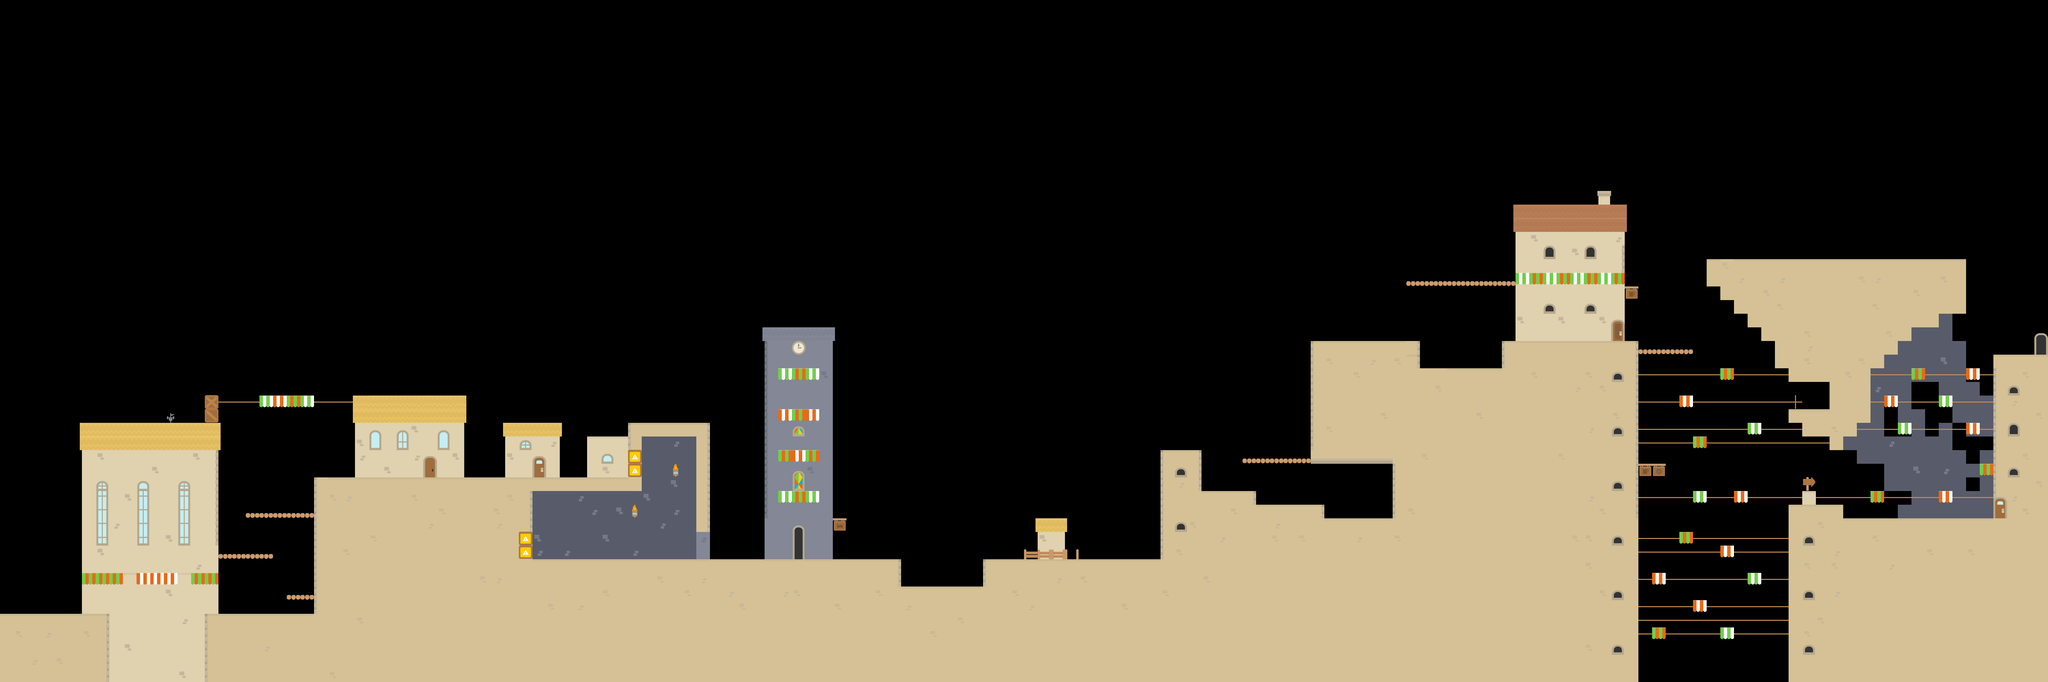

This is a level from a 2D game, rendered from its Tiled map with the project's own tilesets. A one-line summary and the map file follow, with tile-layer data summarised:
An orthogonal 150x50 tile map with 70x70 px tiles, 2 tile layers (Calque de Tile 1, Calque 2), 5 tilesets and 240 objects (81x sand,1, 54x obstacle, 39x platform, 23x spike, 6x fragile, ...).

<map version="1.0" tiledversion="1.1.1" orientation="orthogonal" renderorder="right-down" width="150" height="50" tilewidth="70" tileheight="70" infinite="0" nextobjectid="297">
 <tileset firstgid="1" source="metal plus.tsx" />
 <tileset firstgid="50" source="buildings sheet.tsx" />
 <tileset firstgid="148" source="bah on test.tsx" />
 <tileset firstgid="304" source="building 2.tsx" />
 <tileset firstgid="402" source="castle plus.tsx" />
 <layer name="Calque de Tile 1" width="150" height="50">
  <data>[7500 cells, 2396 non-empty, 36 distinct tile ids]</data>
 </layer>
 <layer name="Calque 2" width="150" height="50">
  <data>[7500 cells, 615 non-empty, 63 distinct tile ids]</data>
 </layer>
 <objectgroup name="obstacle">
  <object id="1" name="obstacle" x="0" y="3150" width="560" height="70" />
  <object id="3" name="moving" type="x,-4,8;15,2000,sand" x="630" y="3150" width="140" height="35" />
  <object id="4" name="obstacle" x="1050" y="3150" width="560" height="70" />
  <object id="5" name="obstacle" x="1610" y="2450" width="70" height="700" />
  <object id="6" name="obstacle" x="1050" y="2170" width="70" height="630" />
  <object id="7" name="platform" x="1120" y="2835" width="280" height="35" />
  <object id="8" name="platform" x="1470" y="3045" width="140" height="35" />
  <object id="9" name="platform" x="1260" y="2625" width="350" height="35" />
  <object id="10" name="obstacle" x="402.5" y="2170" width="735" height="140" />
  <object id="11" name="obstacle" x="1680" y="2450" width="1610" height="70" />
  <object id="12" name="obstacle" x="1802.5" y="2030" width="595" height="35" />
  <object id="13" name="platform" x="2572.5" y="2170" width="315" height="35" />
  <object id="14" name="platform" x="3010" y="2240" width="210" height="35" />
  <object id="15" name="obstacle" x="3220" y="2170" width="70" height="140" />
  <object id="16" name="obstacle" x="1330" y="2030" width="280" height="70" />
  <object id="17" name="launcher" type="l,2500" x="3220" y="2310" width="70" height="70" />
  <object id="19" name="launcher" type="l,2500" x="3220" y="2380" width="70" height="70" />
  <object id="21" name="obstacle" x="3290" y="2170" width="350" height="70" />
  <object id="23" name="obstacle" x="3920" y="1680" width="70" height="980" />
  <object id="24" name="obstacle" x="3570" y="2240" width="70" height="490" />
  <object id="26" name="moving" type="y,-4,32;39,1500,sand" x="3640" y="2240" width="140" height="35" />
  <object id="27" name="locked" type="yellow" x="3570" y="2800" width="70" height="70" />
  <object id="28" name="locked" type="yellow" x="3570" y="2730" width="70" height="70" />
  <object id="29" name="obstacle" x="2660" y="2870" width="1960" height="70" />
  <object id="30" name="obstacle" x="2660" y="2520" width="70" height="210" />
  <object id="32" name="obstacle" x="5040" y="2870" width="910" height="70" />
  <object id="33" name="fragile" x="4550" y="2520" width="70" height="70" />
  <object id="35" name="fragile" x="4480" y="2520" width="70" height="70" />
  <object id="36" name="fragile" x="4760" y="2520" width="70" height="70" />
  <object id="37" name="fragile" x="4830" y="2520" width="70" height="70" />
  <object id="38" name="fragile" x="5110" y="2520" width="70" height="70" />
  <object id="39" name="fragile" x="5040" y="2520" width="70" height="70" />
  <object id="40" name="platform" x="4270" y="2660" width="70" height="17.5" />
  <object id="41" name="platform" x="3990" y="2520" width="210" height="35" />
  <object id="42" name="platform" x="3990" y="2310" width="210" height="35" />
  <object id="43" name="platform" x="3990" y="2100" width="210" height="35" />
  <object id="44" name="platform" x="3990" y="1890" width="210" height="35" />
  <object id="45" name="obstacle" x="5040" y="2940" width="70" height="70" />
  <object id="46" name="obstacle" x="4550" y="2940" width="70" height="70" />
  <object id="47" name="obstacle" x="4620" y="3010" width="420" height="70" />
  <object id="48" name="platform" x="5302.5" y="2660" width="175" height="52.5" />
  <object id="55" name="springboard" x="5880" y="2835" width="70" height="35" />
  <object id="56" name="obstacle" x="5950" y="2310" width="210" height="630" />
  <object id="58" name="obstacle" x="6160" y="2520" width="280" height="70" />
  <object id="59" name="obstacle" x="6440" y="2590" width="350" height="70" />
  <object id="60" name="obstacle" x="6790" y="2660" width="350" height="70" />
  <object id="61" name="platform" x="6370" y="2345" width="350" height="35" />
  <object id="62" name="obstacle" x="6720" y="1750" width="210" height="630" />
  <object id="64" name="obstacle" x="6930" y="2310" width="210" height="70" />
  <object id="65" name="obstacle" x="7140" y="2380" width="70" height="280" />
  <object id="66" name="springboard" x="6650" y="2292.5" width="70" height="35" />
  <object id="67" name="obstacle" x="6930" y="1750" width="350" height="70" />
  <object id="70" name="platform" x="7140" y="1435" width="630" height="35" />
  <object id="71" name="platform" x="7770" y="1400" width="560" height="70" />
  <object id="72" name="obstacle" x="8260" y="1120" width="70" height="280" />
  <object id="73" name="platform" x="7752.5" y="1050" width="595" height="70" />
  <object id="74" name="obstacle" x="7700" y="1750" width="700" height="70" />
  <object id="75" name="obstacle" x="7210" y="1890" width="490" height="70" />
  <object id="76" name="obstacle" x="7210" y="1820" width="70" height="70" />
  <object id="77" name="obstacle" x="7700" y="1820" width="70" height="70" />
  <object id="82" name="platform" x="8400" y="1785" width="280" height="35" />
  <object id="83" name="platform" x="8820" y="1890" width="70" height="54" />
  <object id="90" name="obstacle" x="8330" y="1820" width="70" height="1697.5" />
  <object id="91" name="obstacle" x="9170" y="2660" width="1050" height="70" />
  <object id="105" name="obstacle" x="9170" y="2590" width="280" height="70" />
  <object id="106" name="platform" x="8610" y="2030" width="70" height="54" />
  <object id="107" name="platform" x="8680" y="2240" width="70" height="54" />
  <object id="108" name="platform" x="8960" y="2170" width="70" height="54" />
  <object id="110" name="platform" x="8890" y="2520" width="70" height="54" />
  <object id="111" name="platform" x="9940" y="2520" width="70" height="54" />
  <object id="112" name="platform" x="10150" y="2380" width="70" height="54" />
  <object id="113" name="platform" x="10080" y="2170" width="70" height="54" />
  <object id="115" name="platform" x="9730" y="2170" width="70" height="54" />
  <object id="116" name="platform" x="9940" y="2030" width="70" height="54" />
  <object id="117" name="platform" x="10088" y="1898" width="54" height="54" />
  <object id="118" name="obstacle" x="10220" y="1890" width="70" height="770" />
  <object id="120" name="obstacle" x="10220" y="1820" width="280" height="70" />
  <object id="121" name="end" x="10447.5" y="1732.5" width="52.5" height="87.5" />
  <object id="122" name="obstacle" x="8820" y="1330" width="1260" height="210" />
  <object id="123" name="obstacle" x="8890" y="1540" width="1190" height="70" />
  <object id="128" name="obstacle" x="9240" y="2100" width="280" height="140" />
  <object id="129" name="obstacle" x="9520" y="1890" width="70" height="280" />
  <object id="130" name="obstacle" x="9100" y="1820" width="560" height="70" />
  <object id="132" name="obstacle" x="8960" y="1610" width="980" height="70" />
  </objectgroup>
 <objectgroup name="items">
  <!-- 118 objects omitted --></objectgroup>
 <objectgroup name="mobs" />
 <objectgroup name="fake wall">
  <!-- 88 objects omitted --></objectgroup>
</map>
<!-- 156 of 240 objects omitted -->
